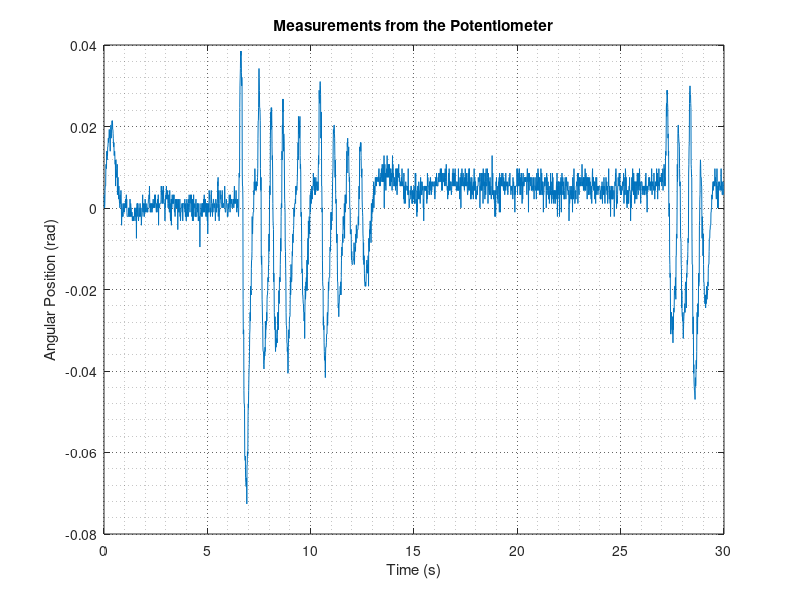
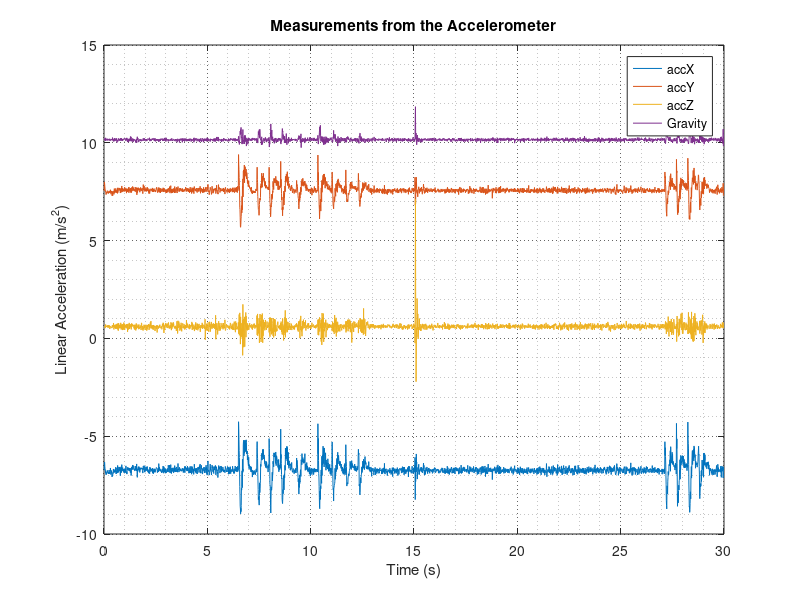
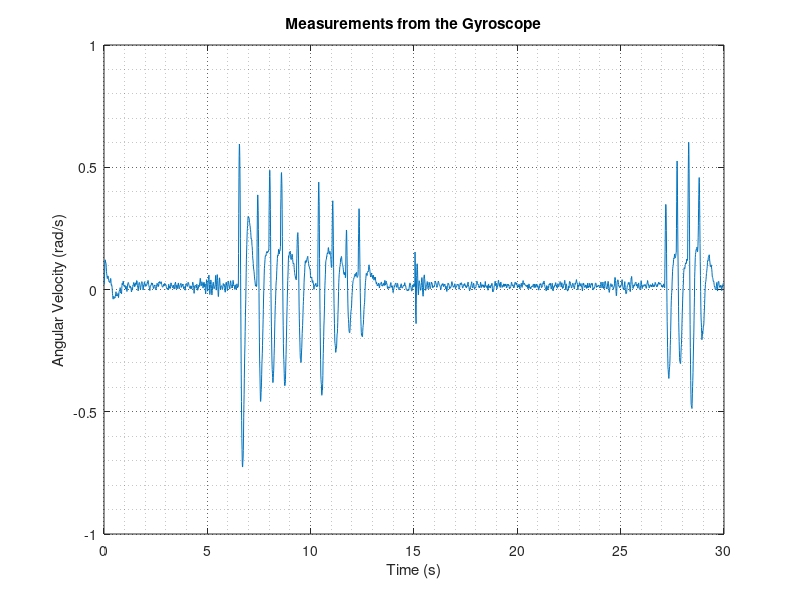
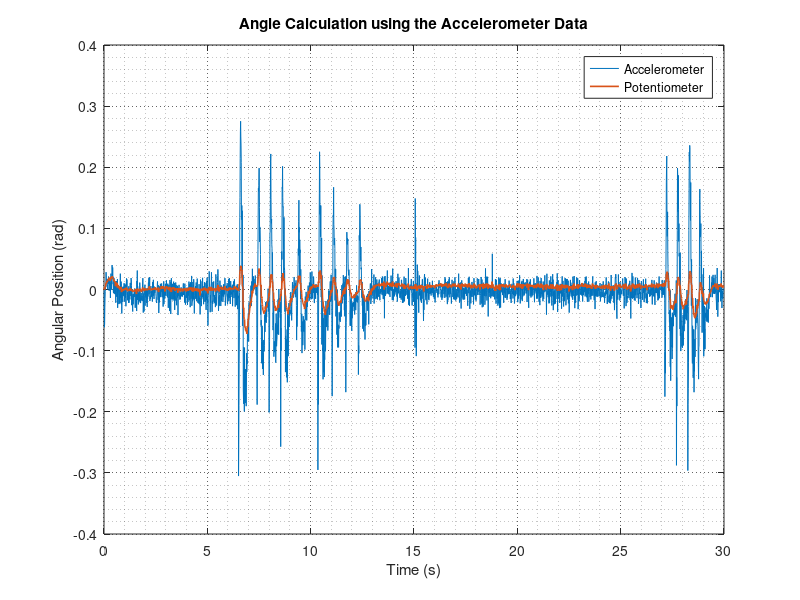

Reproduce these figures in MATLAB, in order.
clear all
close all
clc
% Getting data
%[count, potRad, accX1, accY1, accZ1, gyroRads1, compare] 
data = csvread('compFilterData1.csv');
count = data(:,1)-2;
potRad = data(:,2)+0.015;
accX1 = data(:,3);
accY1 = data(:,4);
accZ1 = data(:,5);
gyroRads1 = data(:,6);
compare = data(:,7);

T=0.01;
t = count*T;

% Plot of the raw data
% Potentiometer data
figure(2);
plot(t,potRad);
grid on, grid minor;
set(gca,'GridLineStyle',':', 'GridColor', 'k', 'GridAlpha', .6)
title('Measurements from the Potentiometer')
xlabel('Time (s)')
ylabel('Angular Position (rad)')
hold off;

% Accelerometer data
figure(3);
gravity=sqrt(accX1.^2+accY1.^2+accZ1.^2);
plot(t,accX1,t,accY1,t,accZ1,t,gravity);
grid on, grid minor;
set(gca,'GridLineStyle',':', 'GridColor', 'k', 'GridAlpha', .6)
title('Measurements from the Accelerometer')
xlabel('Time (s)')
ylabel('Linear Acceleration (m/s^2)')
legend('accX','accY','accZ','Gravity');
hold off;

% Gyro data
figure(4);
plot(t,gyroRads1);
grid on, grid minor;
set(gca,'GridLineStyle',':', 'GridColor', 'k', 'GridAlpha', .6)
title('Measurements from the Gyroscope')
xlabel('Time (s)')
ylabel('Angular Velocity (rad/s)')
hold off;

% Plot of angle calculations
% Plot of the angle calculated with the accelerometer
accAngle1 = atan(accY1./accX1);
accAngle1offset = accAngle1 + 0.84;

figure(5);
plot(t,accAngle1offset,t,potRad,'linewidth',1.2);
grid on, grid minor;
set(gca,'GridLineStyle',':', 'GridColor', 'k', 'GridAlpha', .6)
title('Angle Calculation using the Accelerometer Data')
xlabel('Time (s)')
ylabel('Angular Position (rad)')
legend('Accelerometer','Potentiometer');
hold off;

% Angle from gyroscope data
% Plot of the angle calculated with the gyro
gyro_angle=zeros(length(gyroRads1),1);
gyro_angle(1)=0;
for i=2:length(gyroRads1)
    gyro_angle(i) = gyro_angle(i-1) + T * gyroRads1(i);
end

figure(6);
plot(t,gyro_angle,t',potRad,'linewidth',1.2);
grid on, grid minor;
set(gca,'GridLineStyle',':', 'GridColor', 'k', 'GridAlpha', .6)
title('Angle Calculation using the Gyroscope Data')
xlabel('Time (s)')
ylabel('Angular Position (rad)')
legend('Gyroscope','Potentiometer');
hold off;